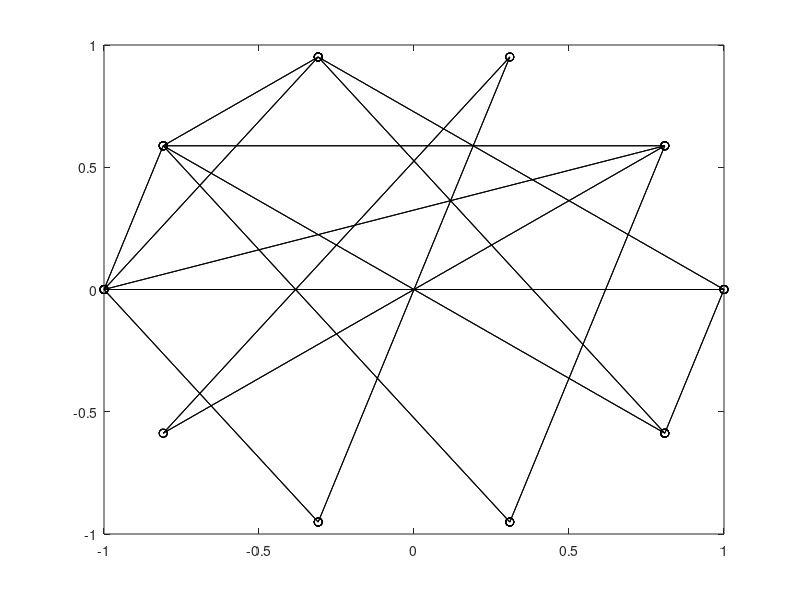

This figure's MATLAB source:
clear all;
close all;
clc;

RAND_SIZE = 10;
K = 4;

try
    for i = 1:1000
        A = randi([0 1],RAND_SIZE,RAND_SIZE);
        A = floor(0.5*(A + A')); % Symmetricalization
        c = kmeans(A,K);
    end
    fprinf('No A found that fails kmeans\n')
catch exception
    fprintf('A fails kmeans\n')
    A
end

x = linspace(0,2*pi,RAND_SIZE+1);
coords = [cos(x);sin(x)];
gplot(A,coords','o-black')
